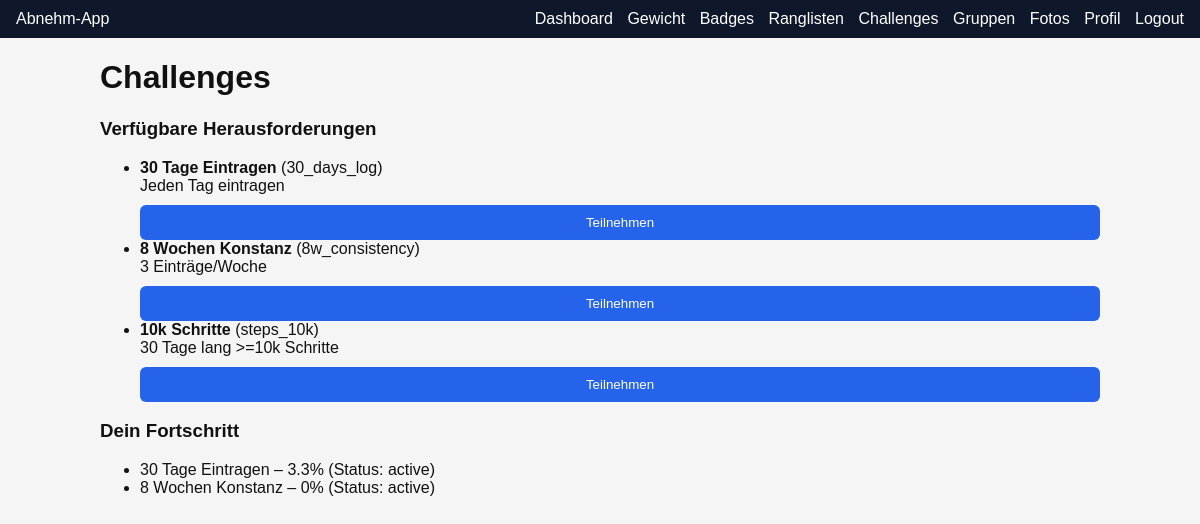
Page /challenges (signed in) on the committed database.
### tables this page shows
CREATE TABLE challenges (
    id INT AUTO_INCREMENT PRIMARY KEY,
    code VARCHAR(50) UNIQUE,
    title VARCHAR(150),
    description TEXT,
    type ENUM('global','group'),
    start_date DATE NULL,
    end_date DATE NULL,
    rules_json TEXT,
    created_at DATETIME
);

CREATE TABLE user_challenges (
    id INT AUTO_INCREMENT PRIMARY KEY,
    challenge_id INT NOT NULL,
    user_id INT NOT NULL,
    group_id INT NULL,
    status ENUM('active','completed') DEFAULT 'active',
    progress_json TEXT,
    started_at DATETIME,
    completed_at DATETIME NULL,
    UNIQUE KEY uniq_user_challenge (challenge_id, user_id, group_id),
    FOREIGN KEY (challenge_id) REFERENCES challenges(id) ON DELETE CASCADE,
    FOREIGN KEY (user_id) REFERENCES users(id) ON DELETE CASCADE,
    FOREIGN KEY (group_id) REFERENCES groups(id) ON DELETE CASCADE
);

### app/routes.php (called while the page is built, shortened)
<?php
$routes = [
    'GET' => [
        '/' => ['DashboardController', 'index'],
        '/login' => ['AuthController', 'showLogin'],
        '/register' => ['AuthController', 'showRegister'],
        '/logout' => ['AuthController', 'logout'],
        '/password/forgot' => ['AuthController', 'showForgot'],
        '/password/reset' => ['AuthController', 'showReset'],
        '/profile' => ['ProfileController', 'show'],
        '/weighins' => ['WeighInController', 'index'],
        '/weighins/export' => ['ExportImportController', 'export'],
        '/import' => ['ExportImportController', 'showImport'],
        '/badges' => ['BadgeController', 'index'],
        '/leaderboards' => ['LeaderboardController', 'index'],
        '/groups' => ['GroupController', 'index'],
        '/challenges' => ['ChallengeController', 'index'],
        '/photos' => ['PhotoController', 'index'],
    ],
    'POST' => [
        '/login' => ['AuthController', 'login'],
        '/register' => ['AuthController', 'register'],
        '/password/forgot' => ['AuthController', 'forgot'],
        '/password/reset' => ['AuthController', 'reset'],
        '/profile/update' => ['ProfileController', 'update'],
        '/profile/password' => ['ProfileController', 'changePassword'],
        '/profile/delete' => ['ProfileController', 'delete'],
        '/weighins/create' => ['WeighInController', 'create'],
        '/weighins/import' => ['ExportImportController', 'import'],
        '/groups/create' => ['GroupController', 'create'],
        '/groups/join' => ['GroupController', 'join'],
        '/groups/{id}/remove' => ['GroupController', 'removeMember'],
        '/challenges/join' => ['ChallengeController', 'join'],
        '/photos/upload' => ['PhotoController', 'upload'],
    ],
];

### app/bootstrap.php (called while the page is built, shortened)
<?php
spl_autoload_register(function ($class) {
    $prefix = 'App\\';
    $base_dir = __DIR__ . '/';
    $len = strlen($prefix);
    $relative_class = substr($class, $len);
    $file = $base_dir . str_replace('\\', '/', $relative_class) . '.php';
});
function view(string $template, array $data = []) {
    extract($data);
    require __DIR__ . '/views/' . $template . '.php';
    return ob_get_clean();
}
function e($value) {
    return htmlspecialchars((string)$value, ENT_QUOTES, 'UTF-8');
}
function auth_user() {
    return $_SESSION['user'] ?? null;
}

### app/controllers/ChallengeController.php (called while the page is built, shortened)
<?php
class ChallengeController
{
    private Challenge $challenges;
    private ChallengeService $service;
    public function __construct(\PDO $pdo)
    {
        $this->challenges = new Challenge($pdo);
        $this->service = new ChallengeService($pdo);
    }
    public function index()
    {
        $all = $this->challenges->all();
        $userChallenges = $this->service->computeProgress(auth_user()['id']);
        return view('challenges/index', ['title' => 'Challenges', 'challenges' => $all, 'userChallenges' => $userChallenges]);
    }
}

### app/models/Challenge.php (called while the page is built, shortened)
<?php
class Challenge
{
    private \PDO $pdo;
    public function __construct(\PDO $pdo) { $this->pdo = $pdo; }
    public function all()
    {
        return $this->pdo->query('SELECT * FROM challenges')->fetchAll();
    }
    public function find(int $id)
    {
        $stmt = $this->pdo->prepare('SELECT * FROM challenges WHERE id=:id');
        $stmt->execute(['id' => $id]);
        return $stmt->fetch();
    }
}

### app/services/ChallengeService.php (called while the page is built, shortened)
<?php
class ChallengeService
{
    private Challenge $challenge;
    private UserChallenge $userChallenge;
    private WeighIn $weighIn;
    public function __construct(\PDO $pdo)
    {
        $this->challenge = new Challenge($pdo);
        $this->userChallenge = new UserChallenge($pdo);
        $this->weighIn = new WeighIn($pdo);
    }
    public function computeProgress(int $userId): array
    {
        $userChallenges = $this->userChallenge->forUser($userId);
        foreach ($userChallenges as &$uc) {
            $challenge = $this->challenge->find((int)$uc['challenge_id']);
            $entries = $this->weighIn->getByUser($userId, $challenge['start_date'], $challenge['end_date']);
            $progress = $this->evaluateRule($challenge['code'], $entries);
            $this->userChallenge->updateProgress((int)$uc['id'], $progress, $progress['percent'] >= 100);
        }
        return $userChallenges;
    }
    private function evaluateRule(string $code, array $entries): array
    {
        $percent = 0;
        switch ($code) {
            case '30_days_log':
                $percent = min(100, count($entries) / 30 * 100);
                break;
            case '8w_consistency':
                $weeks = [];
                foreach ($entries as $e) {
                    $weeks[date('oW', strtotime($e['date']))] = ($weeks[date('oW', strtotime($e['date']))] ?? 0) + 1;
                }
                $completedWeeks = count(array_filter($weeks, fn($c) => $c >= 3));
                $percent = min(100, ($completedWeeks / 8) * 100);
                break;
        }
        return ['percent' => round($percent, 1)];
    }
}

### app/models/UserChallenge.php (called while the page is built, shortened)
<?php
class UserChallenge
{
    private \PDO $pdo;
    public function __construct(\PDO $pdo) { $this->pdo = $pdo; }
    public function forUser(int $userId)
    {
        $stmt = $this->pdo->prepare('SELECT uc.*, c.title FROM user_challenges uc JOIN challenges c ON c.id=uc.challenge_id WHERE uc.user_id=:uid');
        $stmt->execute(['uid' => $userId]);
        return $stmt->fetchAll();
    }
    public function updateProgress(int $id, array $progress, bool $completed = false): void
    {
        $stmt = $this->pdo->prepare('UPDATE user_challenges SET progress_json=:progress, status=:status, completed_at=IF(:completed, NOW(), completed_at) WHERE id=:id');
        $stmt->execute([
            'progress' => json_encode($progress),
            'status' => $completed ? 'completed' : 'active',
            'completed' => $completed ? 1 : 0,
            'id' => $id,
        ]);
    }
}

### app/models/WeighIn.php (called while the page is built, shortened)
<?php
class WeighIn
{
    private \PDO $pdo;
    public function __construct(\PDO $pdo)
    {
        $this->pdo = $pdo;
    }
    public function getByUser(int $userId, ?string $from = null, ?string $to = null)
    {
        $sql = 'SELECT * FROM weigh_ins WHERE user_id=:uid';
        $params = ['uid' => $userId];
        if ($from) { $sql .= ' AND date >= :from'; $params['from'] = $from; }
        if ($to) { $sql .= ' AND date <= :to'; $params['to'] = $to; }
        $sql .= ' ORDER BY date DESC';
        $stmt = $this->pdo->prepare($sql);
        $stmt->execute($params);
        return $stmt->fetchAll();
    }
}

### app/views/challenges/index.php (the view, shortened to what this page needs)
<h1>Challenges</h1>
<h3>Verfügbare Herausforderungen</h3>
<ul>
    <?php foreach ($challenges as $c): ?>
        <li>
            <strong><?= e($c['title']) ?></strong> (<?= e($c['code']) ?>)<br>
            <?= e($c['description']) ?>
            <form method="POST" action="/challenges/join" style="margin-top:6px;">
                <button type="submit">Teilnehmen</button>
            </form>
        </li>
    <?php endforeach; ?>
</ul>
<h3>Dein Fortschritt</h3>
<ul>
    <?php foreach ($userChallenges as $uc): ?>
        <li><?= e($uc['title']) ?> – <?= e($uc['progress']['percent'] ?? 0) ?>% (Status: <?= e($uc['status']) ?>)</li>
    <?php endforeach; ?>
</ul>
<?php $content = ob_get_clean(); include __DIR__ . '/../layout.php'; ?>

### public/index.php (shortened to what this page needs)
<?php
require __DIR__ . '/../app/bootstrap.php';
$path = parse_url($_SERVER['REQUEST_URI'], PHP_URL_PATH) ?? '/';
$method = $_SERVER['REQUEST_METHOD'];
require __DIR__ . '/../app/routes.php';
foreach ($routes[$method] as $pattern => $handler) {
    $regex = '#^' . preg_replace('#\{([a-zA-Z0-9_]+)\}#', '(?P<$1>[^/]+)', $pattern) . '$#';
    if (preg_match($regex, $path, $matches)) {
        foreach ($matches as $k => $v) {
            if (is_int($k)) unset($matches[$k]);
        }
        [$controller, $action] = $handler;
        $instance = new $controllerClass($pdo);
        echo $instance->$action($matches);
        exit;
    }
}

### app/views/layout.php (shortened to what this page needs)
<!DOCTYPE html>
<html lang="de">
<head>
    <link rel="stylesheet" href="/assets/css/app.css">
</head>
<body>
<nav class="nav">
    <div class="nav-left">Abnehm-App</div>
    <div class="nav-right">
        <?php if (auth_user()): ?>
            <a href="/">Dashboard</a>
            <a href="/weighins">Gewicht</a>
            <a href="/badges">Badges</a>
            <a href="/leaderboards">Ranglisten</a>
            <a href="/challenges">Challenges</a>
            <a href="/groups">Gruppen</a>
            <a href="/photos">Fotos</a>
            <a href="/profile">Profil</a>
            <a href="/logout">Logout</a>
        <?php else: ?>
            <a href="/login">Login</a>
            <a href="/register">Registrieren</a>
        <?php endif; ?>
    </div>
</nav>
<main class="container">
    <?= $content ?? '' ?>
</main>
</body>
</html>

### public/assets/css/app.css (style rules this page uses)
body { font-family: Arial, sans-serif; margin:0; padding:0; background:#f5f5f5; color:#111; }
.nav { display:flex; justify-content:space-between; align-items:center; padding:10px 16px; background:#0f172a; color:#fff; }
.nav a { color:#fff; margin-left:10px; text-decoration:none; }
.container { max-width:1000px; margin:20px auto; padding:0 16px; }
input, select, button, textarea { width:100%; padding:8px; margin-top:4px; box-sizing:border-box; }
button, .button { background:#2563eb; color:#fff; border:none; padding:10px 14px; border-radius:6px; cursor:pointer; text-decoration:none; display:inline-block; }

### rows in the picture
challenges: title "30 Tage Eintragen", code "30_days_log", description "Jeden Tag eintragen"
challenges: title "8 Wochen Konstanz", code "8w_consistency", description "3 Einträge/Woche"
challenges: title "10k Schritte", code "steps_10k", description "30 Tage lang >=10k Schritte"
user_challenges: challenge.title "30 Tage Eintragen", percent "3.3", status "active"
user_challenges: challenge.title "8 Wochen Konstanz", percent "0", status "active"
